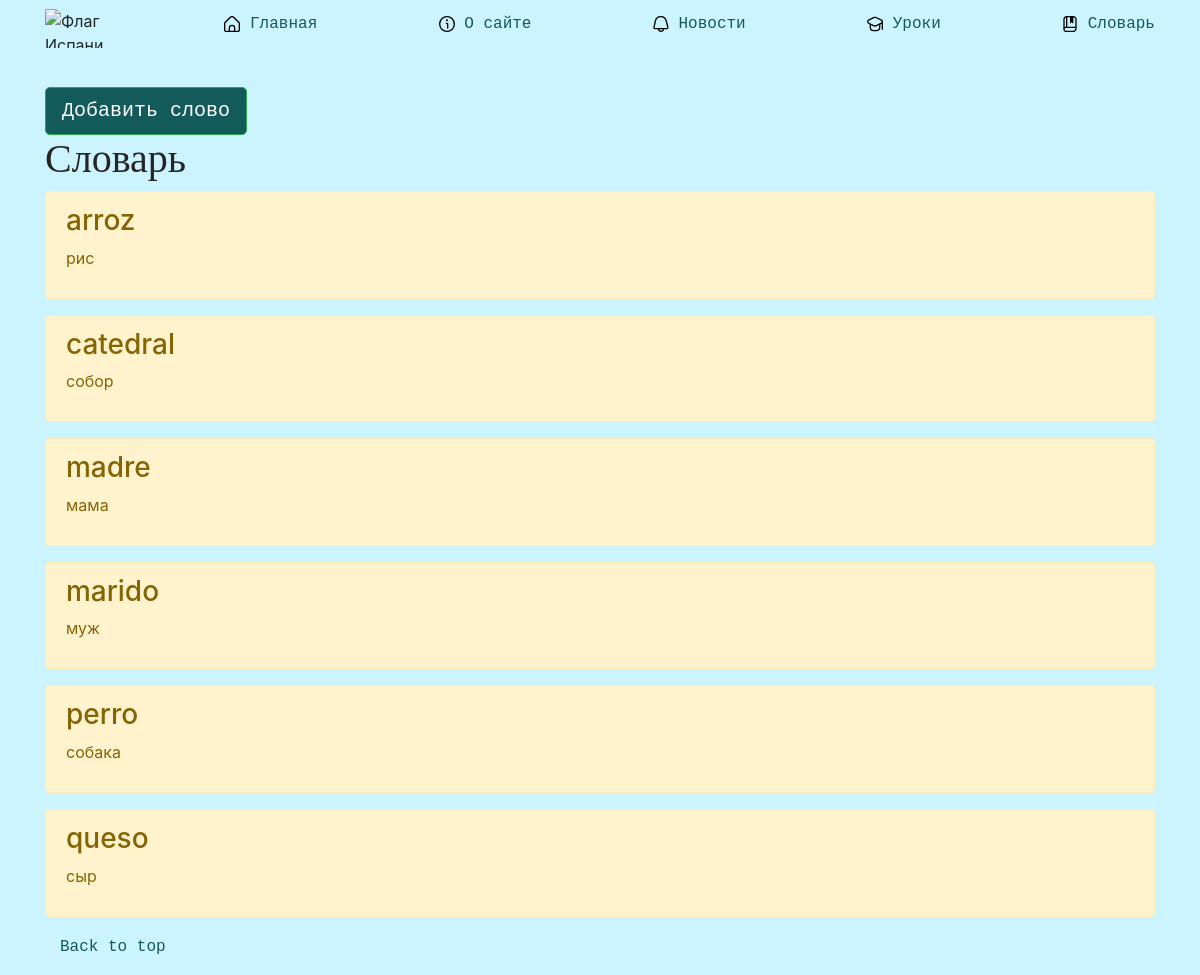
The page /dictionary on the database as committed earlier.
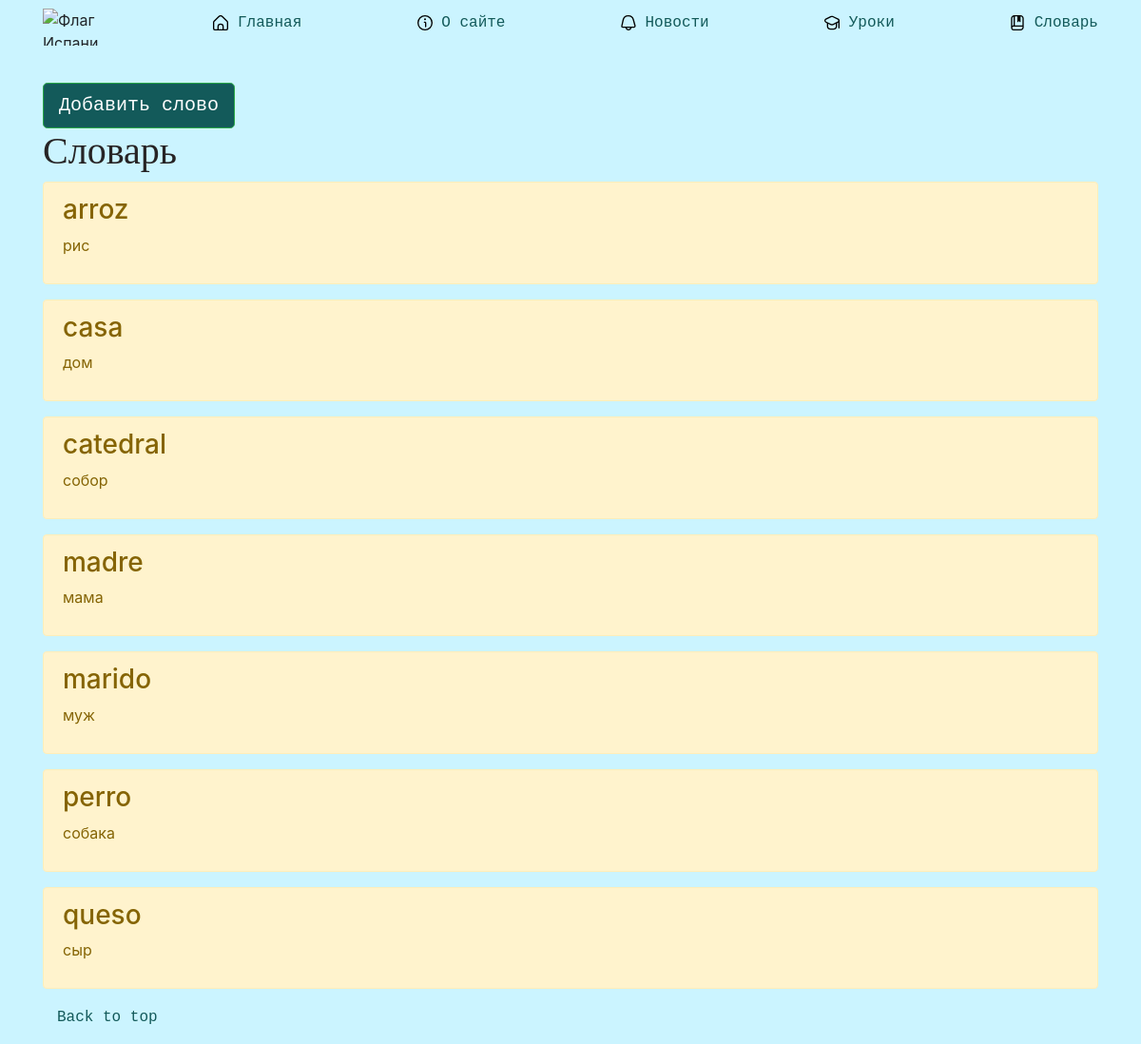
The same page on the database as committed later.
### main/models.py (models this page shows, shortened)
class Word(models.Model):
    word = models.CharField('Слово', max_length=25)
    translate = models.CharField('Перевод', max_length=50)
    class Meta:
        verbose_name = 'Слово'
        verbose_name_plural = 'Слова'

### main/views.py (the view)
# urls.py: path('dictionary', views.dictionary, name="dictionary"),
def dictionary(request):
    words = Word.objects.order_by('word')
    return render(request, "main/dictionary.html", {'title': 'Словарь', 'words': words})

### main/templates/main/dictionary.html (shortened to what this page needs)
{% extends "main/base.html" %}
{% block content %}
    <a class="btn btn-success btn-lg" href="{% url 'addword' %}">Добавить слово</a>
    <h1> Словарь </h1>
    {% if words %}
        {% for el in words %}
            <div class="alert alert-warning mt-2">
                 <h3>{{el.word}}</h3>
                <p>{{el.translate}}</p>
            </div>
        {% endfor %}
    {% else %}
        <p>На данный момент словарь пуст. У нас всё впереди!</p>
    {% endif %}
  <footer class="container">
    <p class="float-end"><a href="#">Back to top</a></p></footer>
{% endblock %}

### main/templates/main/base.html (shortened to what this page needs)
<!doctype html>
<html lang="ru">
<head>
    {% load static %}
    <link rel="stylesheet" href="https://cdn.jsdelivr.net/npm/bootstrap@4.6.2/dist/css/bootstrap.min.css">
    <link rel="stylesheet" href="{% static 'main/css/main.css' %}">
</head>
<body>
    <header class="site-header sticky-top py-1">
        <nav class="container d-flex flex-column flex-md-row justify-content-between">
            <img src="https://upload.wikimedia.org/wikipedia/commons/thumb/9/9a/Flag_of_Spain.svg/250px-Flag_of_Spain.svg.png" jsaction="VQAsE" class="r48jcc pT0Scc iPVvYb" style="max-width: 250px; height: 39px; margin: 5px 0px; width: 58px;" alt="Флаг Испании — Википедия" jsname="kn3ccd">
            <a class="py-2 d-none d-md-inline-block" href="{% url 'home' %}"><img src="{% static 'main/icons/home.svg' %}" width="16" height="16"/> Главная</a>
            <a class="py-2 d-none d-md-inline-block" href="{% url 'about' %}"><img src="{% static 'main/icons/info.svg' %}" width="16" height="16"/> О сайте</a>
            <a class="py-2 d-none d-md-inline-block" href="{% url 'news' %}"><img src="{% static 'main/icons/bell.svg' %}" width="16" height="16"/> Новости</a>
            <a class="py-2 d-none d-md-inline-block" href="{% url 'lessons' %}"><img src="{% static 'main/icons/graduation-cap.svg' %}" width="16" height="16"/> Уроки</a>
            <a class="py-2 d-none d-md-inline-block" href="{% url 'dictionary' %}"><img src="{% static 'main/icons/book-bookmark.svg' %}" width="16" height="16"/> Словарь</a>
        </nav>
    </header>
    <div class ="container">
        <main>
        {% block content %}{% endblock %}
        </main>
    </div>
</body>
</html>

### main/static/main/css/main.css (style rules this page uses)
h1 { font-family: Courier New bold; color: #272425; }
body { background: #CBF4FF; }
a { font-family: Courier New ; color: #135A5A; }
.btn { background-color: #135A5A; }
main { margin-top: 30px; }

Rows that differ between the two databases and show on the page:
added Word: word "casa", translate "дом"
